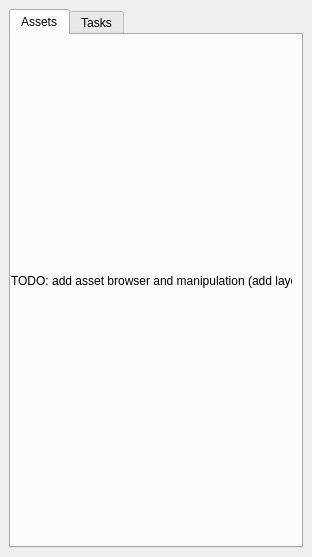
<?xml version="1.0" encoding="UTF-8"?>
<ui version="4.0">
 <class>GoogleEarthEngineDockWidgetBase</class>
 <widget class="QDockWidget" name="GoogleEarthEngineDockWidgetBase">
  <property name="geometry">
   <rect>
    <x>0</x>
    <y>0</y>
    <width>312</width>
    <height>557</height>
   </rect>
  </property>
  <property name="windowTitle">
   <string>Google Earh Engine</string>
  </property>
  <widget class="QWidget" name="dockWidgetContents">
   <layout class="QGridLayout" name="gridLayout">
    <item row="0" column="0">
     <widget class="QTabWidget" name="tabWidget">
      <property name="currentIndex">
       <number>0</number>
      </property>
      <widget class="QWidget" name="tabAssets">
       <attribute name="title">
        <string>Assets</string>
       </attribute>
       <widget class="QLabel" name="label">
        <property name="geometry">
         <rect>
          <x>0</x>
          <y>0</y>
          <width>281</width>
          <height>491</height>
         </rect>
        </property>
        <property name="text">
         <string>TODO: add asset browser and manipulation (add layer)</string>
        </property>
       </widget>
      </widget>
      <widget class="QWidget" name="tabTasks">
       <attribute name="title">
        <string>Tasks</string>
       </attribute>
      </widget>
     </widget>
    </item>
   </layout>
  </widget>
 </widget>
 <resources/>
 <connections/>
</ui>
